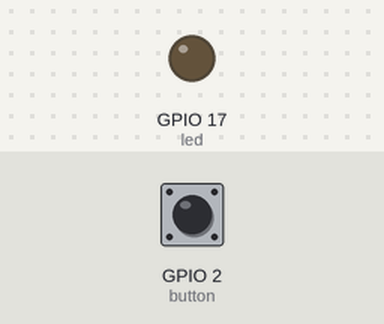
Simulated run of this program. Board: Raspberry Pi (BCM pin numbers). Shown: output pins drawn as LEDs (lit = HIGH). The test bench sets the inputs (shaded band); at power-on: GPIO 2 (button) HIGH.

Above: at 1.2 s.
1.3 s: GPIO 2 (button) pulled LOW for 0.15 s
At 1.37 s:
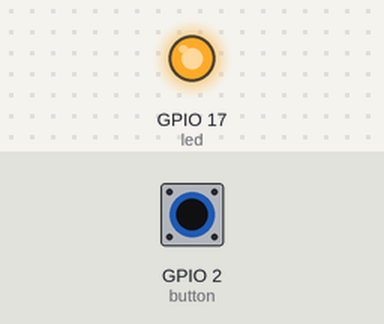
2.9 s: GPIO 2 (button) pulled LOW for 3.2 s
At 6.6 s:
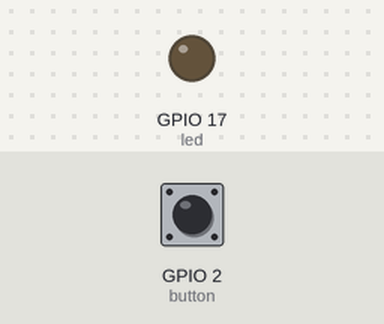
Timing chart, 0 to 8.1 s (numbered marks = the images above; inputs shaded):
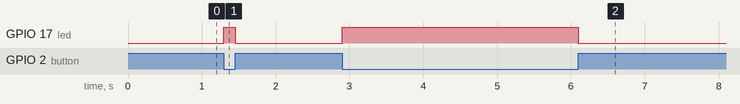

The program:

blink_v0.4.py
```python
from gpiozero import LED
from gpiozero import Button
from time import sleep
import sys
from signal import pause

led = LED(17)
button = Button(2)

#while True:
#	button.wait_for_press()
#	print('You asked for it smarty')
#	led.toggle()

#while True:
#  led.on()
#  sleep(0.5)
#  led.off()
#  sleep(0.5)


button.when_pressed = led.on
button.when_released = led.off

pause()
```

Measured:
- after the input at 1.3 s, GPIO 17 (led): LOW → HIGH at once, → LOW 0.15 s later
- after the input at 2.9 s, GPIO 17 (led): LOW → HIGH at once, → LOW 3.2 s later
